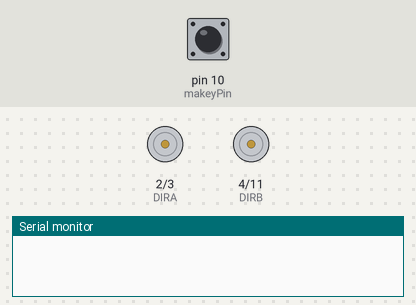
The sketch below on a simulated Arduino Uno, built with avr-gcc and run on an emulated ATmega328P. Parts: direction and speed pins drawn as motors (green arrow = direction pin HIGH = forward, orange = LOW = backward, longer = more drive), the last lines printed to the serial monitor. The inputs (shaded band) are chosen by the test bench; at power-on: pin 10 (makeyPin) LOW. Random numbers use the default seed unless the sketch sets one.

Above: at 1.2 s.
1.3 s: pin 10 (makeyPin) pulled HIGH for 3.2 s
At 2.2 s:
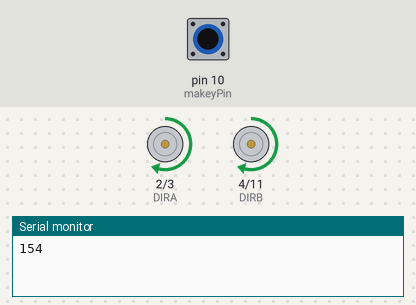
7.5 s: pin 10 (makeyPin) pulled HIGH for 0.15 s
At 10.3 s:
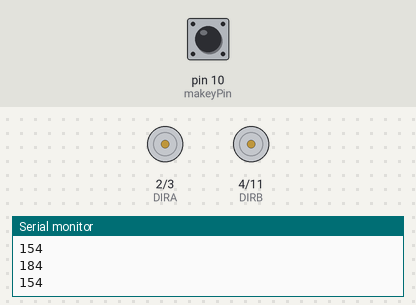
10.6 s: pin 10 (makeyPin) pulled HIGH for 3.2 s
At 14.0 s:
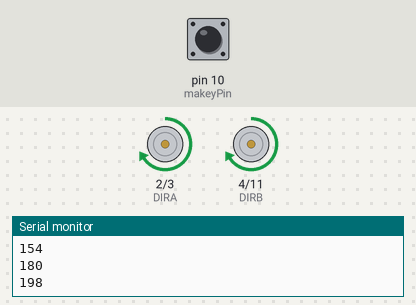
Timing chart, 0 to 17.1 s (numbered marks = the images above; inputs shaded):
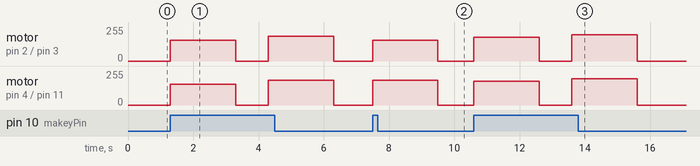

Measured:
- after the input at 1.3 s, motor on pin 2 (DIRA) / pin 3 (PWMA), motor on pin 4 (DIRB) / pin 11 (PWMB): stopped → forward 154/255 at once, → stopped 2.0 s later, → forward 184/255 1.0 s later, → stopped 2.0 s later
- after the input at 7.5 s, motor on pin 2 (DIRA) / pin 3 (PWMA): stopped → forward 154/255 at once, → stopped 2.0 s later; motor on pin 4 (DIRB) / pin 11 (PWMB): stopped → forward 184/255 at once, → stopped 2.0 s later
- after the input at 10.6 s, motor on pin 2 (DIRA) / pin 3 (PWMA), motor on pin 4 (DIRB) / pin 11 (PWMB): stopped → forward 180/255 at once, → stopped 2.0 s later, → forward 198/255 1.0 s later, → stopped 2.0 s later

The sketch:

KissWandsArdumotoTest.ino
```cpp
// (licence header left out)
// Clockwise and counter-clockwise definitions.
// Depending on how you wired your motors, you may need to swap.
#define FORWARD  0
#define REVERSE 1

// Motor definitions to make life easier:
#define MOTOR_A 0
#define MOTOR_B 1

// Pin Assignments //
//Default pins:
#define DIRA 2 // Direction control for motor A
#define PWMA 3  // PWM control (speed) for motor A
#define DIRB 4 // Direction control for motor B
#define PWMB 11 // PWM control (speed) for motor B

// Makey trigger definitions
int makeyPin = 10; //DDT
int makeyTouch = 0; //DDT
int counter = 0;


////Alternate pins:
//#define DIRA 8 // Direction control for motor A
//#define PWMA 9 // PWM control (speed) for motor A
//#define DIRB 7 // Direction control for motor B
//#define PWMB 10 // PWM control (speed) for motor B


void setup()
{
  Serial.begin(57600);
  setupArdumoto(); // Set all pins as outputs
}

void loop()
{

makeyTouch = digitalRead(makeyPin);   // read the input pin

if ((makeyTouch == HIGH) && (counter <=1)) {

  // Drive motor A and motor B at random speeds betw/ 148 to 201 speed values (2.2V - 3.0V)
//// Motor chart
// 140: 2.17V
// 160: 2.45V
// 190: 2.86V
// 201: 3.00V

  int pwmVal = random(53) + 148; // random of difference betw max & min, + min; 201 = 3V
  //drive motors Reverse; Forward does not deliver voltage
  driveArdumoto(MOTOR_A, REVERSE, pwmVal); // Set motor A to REVERSE at max
  driveArdumoto(MOTOR_B, REVERSE, pwmVal);  // Set motor A to REVERSE at half
  Serial.println(pwmVal);
  delay(2000);  // Run for 1/2 second
  stopArdumoto(MOTOR_A);  // STOP motors for 1/10th of a second
  stopArdumoto(MOTOR_B);
  delay( 1000 );

  }
}

// driveArdumoto drives 'motor' in 'dir' direction at 'spd' speed
void driveArdumoto(byte motor, byte dir, byte spd)
{
  if (motor == MOTOR_A)
  {
    digitalWrite(DIRA, dir);
    analogWrite(PWMA, spd);
  }
  else if (motor == MOTOR_B)
  {
    digitalWrite(DIRB, dir);
    analogWrite(PWMB, spd);
  }
}

// stopArdumoto makes a motor stop
void stopArdumoto(byte motor)
{
  driveArdumoto(motor, 0, 0);
}

// setupArdumoto initialize all pins
void setupArdumoto()
{
  // All pins should be setup as outputs:
  pinMode(PWMA, OUTPUT);
  pinMode(PWMB, OUTPUT);
  pinMode(DIRA, OUTPUT);
  pinMode(DIRB, OUTPUT);

  // Initialize all pins as low:
  digitalWrite(PWMA, LOW);
  digitalWrite(PWMB, LOW);
  digitalWrite(DIRA, LOW);
  digitalWrite(DIRB, LOW);
}
```
